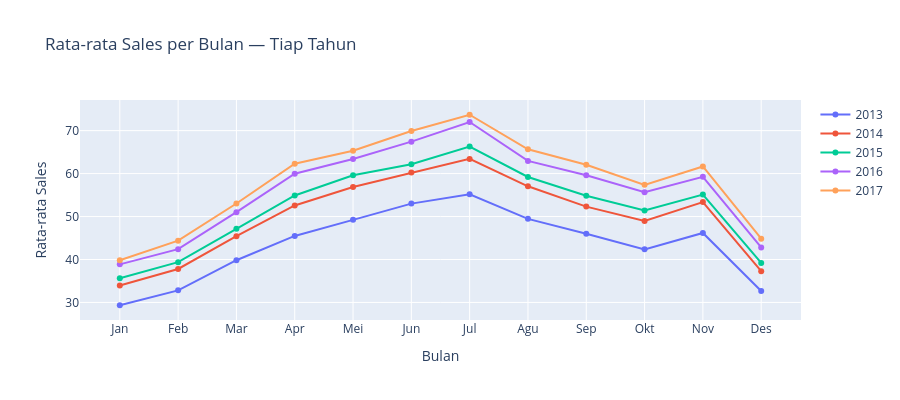

Notebook code cell kept with this figure:
### Markdown cell above
### 4.2 Tren Sales per Tahun — Apakah Ada Tren Naik?

Ini penting untuk UMKM: jika penjualan cenderung naik tiap tahun,
model perlu menangkap tren ini agar prediksi tidak underestimate.

### Code cell
df_train = combined_df[combined_df['is_train'] == True].copy()
df_train['year']  = df_train['date'].dt.year
df_train['month'] = df_train['date'].dt.month

# Rata-rata sales per bulan, agregat semua store & item
monthly_avg = df_train.groupby(['year', 'month'])['sales'].mean().reset_index()
monthly_avg['period'] = monthly_avg['month'].astype(str) + '/' + monthly_avg['year'].astype(str)
monthly_avg = monthly_avg.sort_values(['year', 'month']).reset_index(drop=True)

fig = go.Figure()
for yr in sorted(monthly_avg['year'].unique()):
    d = monthly_avg[monthly_avg['year'] == yr]
    fig.add_trace(go.Scatter(
        x=d['month'], y=d['sales'],
        mode='lines+markers', name=str(yr)
    ))

fig.update_layout(
    title='Rata-rata Sales per Bulan — Tiap Tahun',
    xaxis=dict(title='Bulan', tickmode='array',
               tickvals=list(range(1,13)),
               ticktext=['Jan','Feb','Mar','Apr','Mei','Jun',
                         'Jul','Agu','Sep','Okt','Nov','Des']),
    yaxis_title='Rata-rata Sales',
    height=400
)
fig.show()

# Kesimpulan per tahun
yearly_avg = df_train.groupby('year')['sales'].mean()
print('\nRata-rata sales per tahun:')
print(yearly_avg.to_string())
print('\n=> Kesimpulan: Ada tren naik? ->', 'Ya' if yearly_avg.is_monotonic_increasing else 'Tidak sepenuhnya monoton, tapi cenderung naik')

### Figure 1 — Plotly figure (JSON) as saved in the notebook; plotly's stock layout.template omitted (floating-point values rounded to 4 significant figures)
{"data": [{"mode": "lines+markers", "name": "2013", "x": [1, 2, 3, 4, 5, 6, 7, 8, 9, 10, 11, 12], "y": [29.35, 32.82, 39.83, 45.48, 49.23, 53.01, 55.16, 49.46, 45.99, 42.36, 46.17, 32.68], "type": "scatter"}, {"mode": "lines+markers", "name": "2014", "x": [1, 2, 3, 4, 5, 6, 7, 8, 9, 10, 11, 12], "y": [33.93, 37.79, 45.44, 52.58, 56.89, 60.24, 63.42, 57.04, 52.31, 48.96, 53.36, 37.29], "type": "scatter"}, {"mode": "lines+markers", "name": "2015", "x": [1, 2, 3, 4, 5, 6, 7, 8, 9, 10, 11, 12], "y": [35.65, 39.38, 47.16, 54.91, 59.62, 62.16, 66.29, 59.22, 54.85, 51.42, 55.13, 39.2], "type": "scatter"}, {"mode": "lines+markers", "name": "2016", "x": [1, 2, 3, 4, 5, 6, 7, 8, 9, 10, 11, 12], "y": [38.87, 42.41, 51.01, 59.96, 63.4, 67.44, 72.01, 62.96, 59.62, 55.65, 59.26, 42.8], "type": "scatter"}, {"mode": "lines+markers", "name": "2017", "x": [1, 2, 3, 4, 5, 6, 7, 8, 9, 10, 11, 12], "y": [39.83, 44.38, 53.04, 62.3, 65.33, 69.93, 73.7, 65.67, 62.06, 57.38, 61.66, 44.85], "type": "scatter"}], "layout": {"xaxis": {"title": {"text": "Bulan"}, "tickmode": "array", "tickvals": [1, 2, 3, 4, 5, 6, 7, 8, 9, 10, 11, 12], "ticktext": ["Jan", "Feb", "Mar", "Apr", "Mei", "Jun", "Jul", "Agu", "Sep", "Okt", "Nov", "Des"]}, "title": {"text": "Rata-rata Sales per Bulan — Tiap Tahun"}, "yaxis": {"title": {"text": "Rata-rata Sales"}}, "height": 400}}
